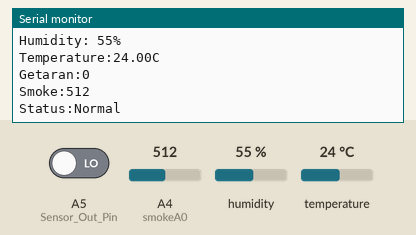
Simulated run of this sketch. Board: Arduino Uno, built with avr-gcc and run on an emulated ATmega328P. Shown: the last lines printed to the serial monitor. The inputs (shaded band) are chosen by the test bench; at power-on: humidity 55 %, A4 (smokeA0) = 512, temperature 24 °C, A5 (Sensor_Out_Pin) LOW. No radio packets arrive unless stated.

Above: at 1.2 s.
1.3 s: humidity set to 22 %
2.8 s: A4 (smokeA0) set to 716
At 3.6 s:
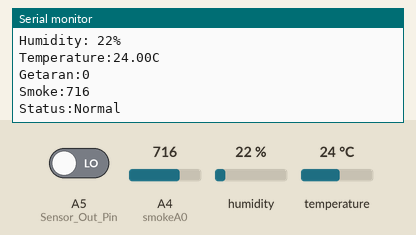
4.3 s: temperature set to 12 °C
5.8 s: A4 (smokeA0) set to 900
7.3 s: humidity set to 40 %
At 7.8 s:
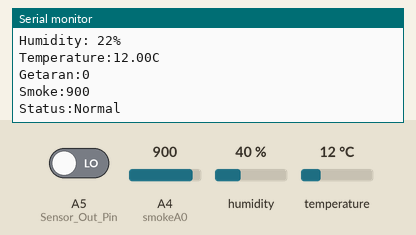
Timing chart, 0 to 9.8 s (numbered marks = the images above; inputs shaded):
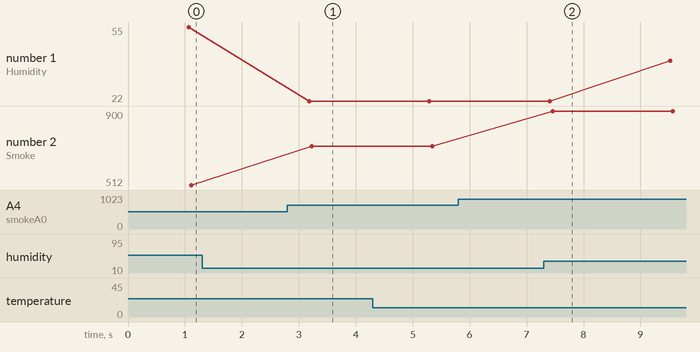

The sketch:

transmitter.ino
```cpp
#include <SPI.h>
#include <LoRa.h>
#include "DHT.h"
#include <Arduino.h>
#include <stdio.h>

 #define Sensor_Out_Pin A5
#define smokeA0 A4
#define DHTPIN A0
#define DHTTYPE DHT11

DHT dht(DHTPIN, DHTTYPE);
int hum;
float temp; //Stores temperature value
long getar;
int smoke;
String stat;

void setup() {
  Serial.begin(9600);
  dht.begin();
  while (!Serial);
  Serial.println("LoRa Sender");

  if (!LoRa.begin(433E6)) {
    Serial.println("Starting LoRa failed!");
    while (1);
  }
}

void loop()
{
  temp = dht.readTemperature();
  hum = dht.readHumidity();
  getar = pulseIn(Sensor_Out_Pin, HIGH);
  smoke = analogRead(smokeA0);

  //normal
  if(temp <= 35 && hum > 15 && getar <= 10 && smoke <= 50){
    stat = "Normal";
  }
  //waspada
  else if(temp > 35 && temp <= 38 && hum > 10 && hum <= 14 && getar > 10 && smoke > 50 && smoke <= 500 ){
    stat = "Waspada";
  }
  //siaga
  else if(temp > 38 && temp <= 40 && hum > 5 && hum <= 9 && getar > 20 && smoke > 500 && smoke <= 1000){
    stat = "Siaga";
  }
  //awas
  else if(temp > 40 && hum > 4 && hum <= 0 && getar > 50 && smoke > 1000){
    stat = "Awas";
  }
  //random
  else {
    stat = "Normal";
  }

  Serial.println("");
  Serial.println("Sending packet: ");
  Serial.println("");

  // send packet
  LoRa.beginPacket();
  LoRa.print(hum);
  LoRa.print("!");
  LoRa.print(temp);
  LoRa.print("@");
  LoRa.print(getar);
  LoRa.print("#");
  LoRa.print(smoke);
  LoRa.print("$");
  LoRa.print(stat);

  Serial.print("Humidity: ");
  Serial.print(hum);
  Serial.println("%");
  Serial.print("Temperature:");
  Serial.print(temp);
  Serial.println("C");
  Serial.print("Getaran:");
  Serial.print(getar);
  Serial.println("");
  Serial.print("Smoke:");
  Serial.print(smoke);
  Serial.println("");
  Serial.print("Status:");
  Serial.println(stat);

  LoRa.endPacket();
  delay(1000);
}
```

Measured:
- after the input at 2.8 s, the serial monitor: prints a new line after 0.43 s (image 1)
- plotted number 1: 22 → 40 after the input at 7.3 s
- plotted number 2: 512 → 716 after the input at 2.8 s
